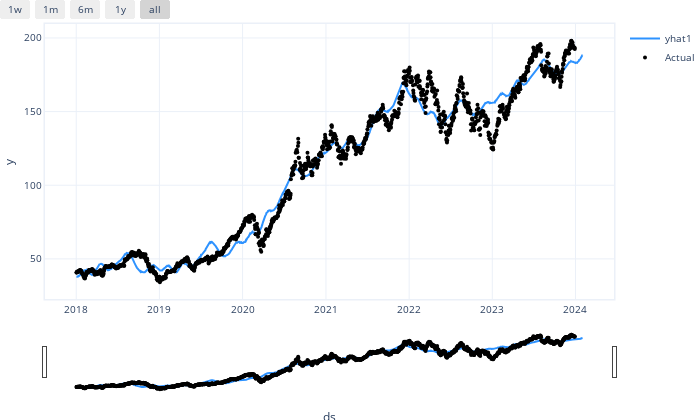

Notebook source saved alongside this figure:
### Code cell
# ✅ SAFE PLOTTING WITHOUT RESAMPLER
fig1 = m1.plot(forecast_m1, plotting_backend="plotly")
fig1.show()

### Figure 1 — Plotly figure (JSON) as saved in the notebook; plotly's stock layout.template omitted (floating-point values rounded to 4 significant figures; data arrays with more than 128 entries replaced by an {"elided": "..."} marker saying what was removed)
{"data": [{"fill": "none", "line": {"color": "rgba(45, 146, 255, 1.0)", "width": 2}, "mode": "lines", "name": "yhat1", "type": "scatter", "x": {"elided": "1533 str values"}, "y": {"elided": "1533 float values"}}, {"marker": {"color": "black", "size": 4}, "mode": "markers", "name": "Actual", "type": "scatter", "x": {"elided": "1533 str values"}, "y": {"elided": "1533 float values"}}], "layout": {"autosize": true, "font": {"size": 10}, "height": 420, "hovermode": "x unified", "margin": {"b": 0, "l": 0, "pad": 0, "r": 10, "t": 10}, "showlegend": true, "title": {"font": {"size": 12}}, "width": 700, "xaxis": {"linewidth": 1.5, "mirror": true, "rangeselector": {"buttons": [{"count": 7, "label": "1w", "step": "day", "stepmode": "backward"}, {"count": 1, "label": "1m", "step": "month", "stepmode": "backward"}, {"count": 6, "label": "6m", "step": "month", "stepmode": "backward"}, {"count": 1, "label": "1y", "step": "year", "stepmode": "backward"}, {"step": "all"}]}, "rangeslider": {"visible": true}, "showline": true, "title": {"text": "ds"}, "type": "date"}, "yaxis": {"linewidth": 1.5, "mirror": true, "showline": true, "title": {"text": "y"}}}}
